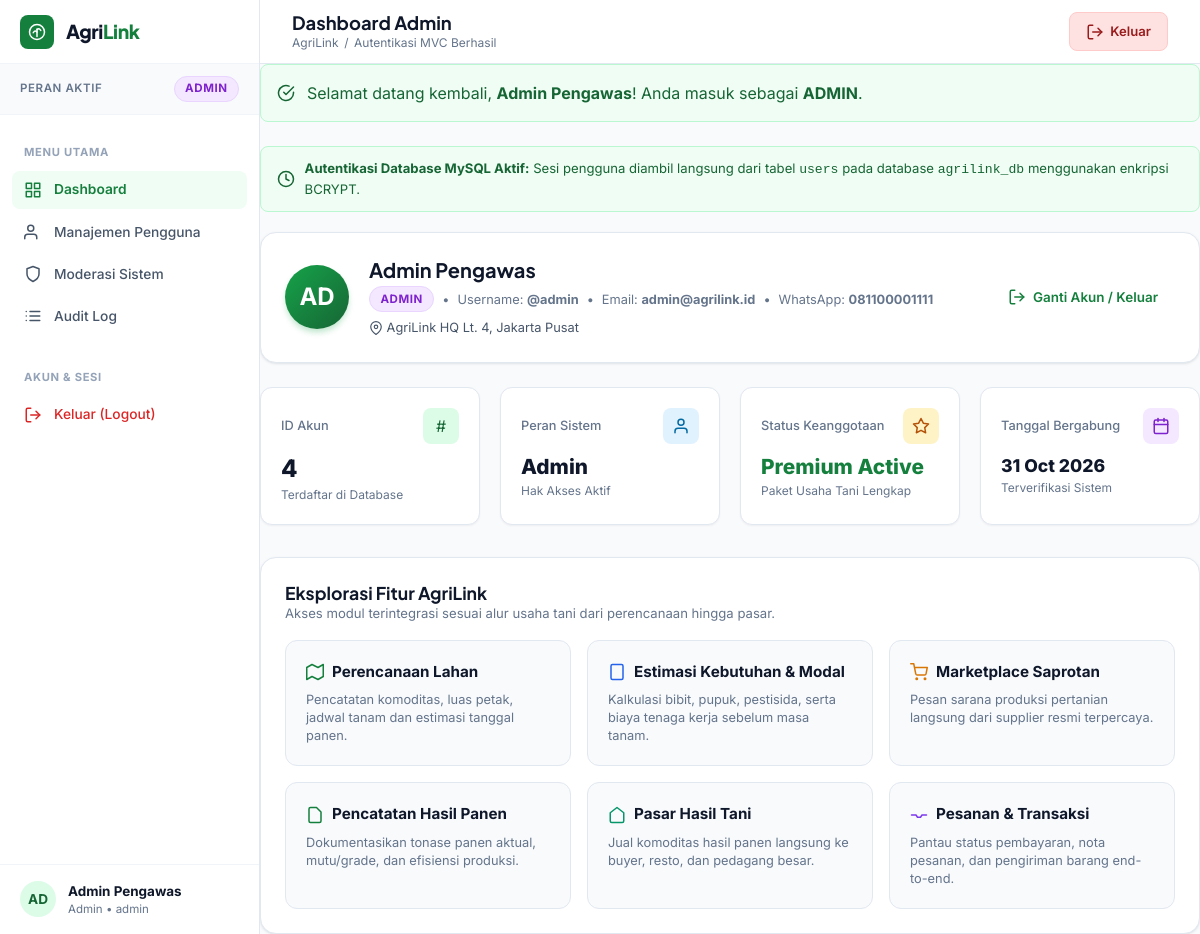
The page /index.php?c=dashboard&a=index (signed in) on the database its author committed.
### tables this page shows
CREATE TABLE IF NOT EXISTS `users` (
    `id` INT AUTO_INCREMENT PRIMARY KEY,
    `nama_lengkap` VARCHAR(100) NOT NULL,
    `username` VARCHAR(50) NOT NULL UNIQUE,
    `email` VARCHAR(100) NOT NULL UNIQUE,
    `password` VARCHAR(255) NOT NULL,
    `role` ENUM('petani', 'supplier', 'buyer', 'admin') NOT NULL DEFAULT 'petani',
    `telepon` VARCHAR(20) NULL,
    `alamat` TEXT NULL,
    `foto_profil` VARCHAR(255) NULL,
    `status` ENUM('active', 'inactive', 'suspended') DEFAULT 'active',
    `created_at` TIMESTAMP DEFAULT CURRENT_TIMESTAMP,
    `updated_at` TIMESTAMP DEFAULT CURRENT_TIMESTAMP ON UPDATE CURRENT_TIMESTAMP
);

### views/dashboard/index.php (the view, shortened to what the rows shown need)
<!DOCTYPE html>
<html lang="id">
<head>
  <link rel="stylesheet" href="<?= BASE_URL ?>/assets/style.css">
</head>
<body data-role="<?= htmlspecialchars($user['role']) ?>">
  <div class="app-container">
    <aside class="app-sidebar" id="appSidebar">
      <div class="sidebar-header">
        <a href="<?= BASE_URL ?>/index.php?c=dashboard&a=index" class="sidebar-brand">
          <div class="brand-icon">
            <svg class="icon-svg" viewBox="0 0 24 24"><path d="M12 2a10 10 0 0 1 10 10c0 5.523-4.477 10-10 10S2 17.523 2 12A10 10 0 0 1 12 2z"/><path d="M12 18V8"/><path d="M12 12c-2.5-2.5-4-1-5 1"/><path d="M12 9c2.5-2.5 4-1 5 1"/></svg>
          </div>
          <span class="brand-title">Agri<span>Link</span></span>
        </a>
      </div>
      <div class="sidebar-role-indicator">
        <span class="role-info-label">Peran Aktif</span>
        <span class="role-info-value">
          <span class="badge-role badge-role-<?= htmlspecialchars($user['role']) ?>">
            <?= strtoupper(htmlspecialchars($user['role'])) ?>
          </span>
        </span>
      </div>
      <nav class="sidebar-nav">
        <div class="nav-section-title">Menu Utama</div>
        <a href="<?= BASE_URL ?>/index.php?c=dashboard&a=index" class="nav-item active">
          <svg class="icon-svg" viewBox="0 0 24 24"><rect x="3" y="3" width="7" height="7"/><rect x="14" y="3" width="7" height="7"/><rect x="14" y="14" width="7" height="7"/><rect x="3" y="14" width="7" height="7"/></svg>
          <span>Dashboard</span>
        </a>
        <?php if ($user['role'] === 'petani'): ?>
          <a href="<?= BASE_URL ?>/views/perencanaan-lahan.html" class="nav-item">
            <svg class="icon-svg" viewBox="0 0 24 24"><polygon points="1 6 1 22 8 18 16 22 23 18 23 2 16 6 8 2 1 6"/><line x1="8" y1="2" x2="8" y2="18"/><line x1="16" y1="6" x2="16" y2="22"/></svg>
            <span>Perencanaan Lahan</span>
          </a>
          <a href="<?= BASE_URL ?>/views/estimasi-modal.html" class="nav-item">
            <svg class="icon-svg" viewBox="0 0 24 24"><rect x="4" y="2" width="16" height="20" rx="2"/><line x1="8" y1="6" x2="16" y2="6"/><line x1="8" y1="10" x2="16" y2="10"/><line x1="8" y1="14" x2="12" y2="14"/></svg>
            <span>Estimasi Modal</span>
          </a>
          <a href="<?= BASE_URL ?>/views/marketplace-saprotan.html" class="nav-item">
            <svg class="icon-svg" viewBox="0 0 24 24"><circle cx="9" cy="21" r="1"/><circle cx="20" cy="21" r="1"/><path d="M1 1h4l2.68 13.39a2 2 0 0 0 2 1.61h9.72a2 2 0 0 0 2-1.61L23 6H6"/></svg>
            <span>Marketplace Saprotan</span>
          </a>
          <a href="<?= BASE_URL ?>/views/catatan-panen.html" class="nav-item">
            <svg class="icon-svg" viewBox="0 0 24 24"><path d="M14 2H6a2 2 0 0 0-2 2v16a2 2 0 0 0 2 2h12a2 2 0 0 0 2-2V8z"/><polyline points="14 2 14 8 20 8"/><line x1="16" y1="13" x2="8" y2="13"/><line x1="16" y1="17" x2="8" y2="17"/></svg>
            <span>Pencatatan Panen</span>
          </a>
          <a href="<?= BASE_URL ?>/views/pasar-hasil-tani.html" class="nav-item">
            <svg class="icon-svg" viewBox="0 0 24 24"><path d="M3 9l9-7 9 7v11a2 2 0 0 1-2 2H5a2 2 0 0 1-2-2z"/><polyline points="9 22 9 12 15 12 15 22"/></svg>
            <span>Pasar Hasil Tani</span>
          </a>
          <a href="<?= BASE_URL ?>/views/pesanan-transaksi.html" class="nav-item">
            <svg class="icon-svg" viewBox="0 0 24 24"><polyline points="22 12 16 12 14 15 10 15 8 12 2 12"/><path d="M5.45 5.11L2 12v6a2 2 0 0 0 2 2h16a2 2 0 0 0 2-2v-6l-3.45-6.89A2 2 0 0 0 16.76 4H7.24a2 2 0 0 0-1.79 1.11z"/></svg>
            <span>Pesanan & Transaksi</span>
          </a>
        <?php elseif ($user['role'] === 'admin'): ?>
          <a href="<?= BASE_URL ?>/views/admin-users.html" class="nav-item">
            <svg class="icon-svg" viewBox="0 0 24 24"><path d="M17 21v-2a4 4 0 0 0-4-4H5a4 4 0 0 0-4 4v2"/><circle cx="9" cy="7" r="4"/></svg>
            <span>Manajemen Pengguna</span>
          </a>
          <a href="<?= BASE_URL ?>/views/admin-moderasi.html" class="nav-item">
            <svg class="icon-svg" viewBox="0 0 24 24"><path d="M12 22s8-4 8-10V5l-8-3-8 3v7c0 6 8 10 8 10z"/></svg>
            <span>Moderasi Sistem</span>
          </a>
          <a href="<?= BASE_URL ?>/views/admin-audit.html" class="nav-item">
            <svg class="icon-svg" viewBox="0 0 24 24"><line x1="8" y1="6" x2="21" y2="6"/><line x1="8" y1="12" x2="21" y2="12"/><line x1="8" y1="18" x2="21" y2="18"/><line x1="3" y1="6" x2="3.01" y2="6"/><line x1="3" y1="12" x2="3.01" y2="12"/><line x1="3" y1="18" x2="3.01" y2="18"/></svg>
            <span>Audit Log</span>
          </a>
        <?php endif; ?>
        <div class="nav-section-title" style="margin-top:1rem;">Akun & Sesi</div>
        <a href="<?= BASE_URL ?>/index.php?c=auth&a=logout" class="nav-item" style="color:#dc2626;">
          <svg class="icon-svg" viewBox="0 0 24 24"><path d="M9 21H5a2 2 0 0 1-2-2V5a2 2 0 0 1 2-2h4"/><polyline points="16 17 21 12 16 7"/><line x1="21" y1="12" x2="9" y2="12"/></svg>
          <span>Keluar (Logout)</span>
        </a>
      </nav>
      <div class="sidebar-footer">
        <div class="sidebar-user-card">
          <div class="user-avatar-circle">
            <?= strtoupper(substr($user['nama_lengkap'], 0, 2)) ?>
          </div>
          <div class="user-text-meta">
            <div class="user-display-name"><?= htmlspecialchars($user['nama_lengkap']) ?></div>
            <div class="user-subrole"><?= ucfirst(htmlspecialchars($user['role'])) ?> &bull; <?= htmlspecialchars($user['username']) ?></div>
          </div>
        </div>
      </div>
    </aside>
    <div class="app-main">
      <header class="app-header">
        <div class="header-left">
          <div class="breadcrumb-area">
            <h1 class="page-main-title">Dashboard <?= ucfirst(htmlspecialchars($user['role'])) ?></h1>
            <div class="breadcrumb-trail">
              <span>AgriLink</span>
              <span class="breadcrumb-separator">/</span>
              <span>Autentikasi MVC Berhasil</span>
            </div>
          </div>
        </div>
        <div class="header-right">
          <a href="<?= BASE_URL ?>/index.php?c=auth&a=logout" class="btn-logout" title="Keluar dari akun">
            <svg class="icon-svg" viewBox="0 0 24 24"><path d="M9 21H5a2 2 0 0 1-2-2V5a2 2 0 0 1 2-2h4"/><polyline points="16 17 21 12 16 7"/><line x1="21" y1="12" x2="9" y2="12"/></svg>
            <span>Keluar</span>
          </a>
        </div>
      </header>
      <main class="page-body">
        <?php if (isset($_SESSION['flash'])): ?>
          <?php foreach ($_SESSION['flash'] as $flash): ?>
            <div class="alert alert-<?= htmlspecialchars($flash['type'] ?? 'info') ?>" style="margin-bottom:1.5rem; background:var(--success-bg); border:1px solid var(--success-border); color:var(--success-text); padding:1rem; border-radius:8px; display:flex; align-items:center; gap:0.75rem;">
              <svg class="icon-svg" viewBox="0 0 24 24" style="flex-shrink:0;">
                <path d="M22 11.08V12a10 10 0 1 1-5.93-9.14"></path>
                <polyline points="22 4 12 14.01 9 11.01"></polyline>
              </svg>
              <div><?= $flash['message'] ?></div>
            </div>
          <?php endforeach; ?>
        <?php endif; ?>
        <div class="db-status-banner">
          <svg class="icon-svg" viewBox="0 0 24 24">
            <path d="M12 2a10 10 0 0 1 10 10c0 5.523-4.477 10-10 10S2 17.523 2 12A10 10 0 0 1 12 2z"/>
            <polyline points="12 6 12 12 16 14"/>
          </svg>
          <div>
            <strong>Autentikasi Database MySQL Aktif:</strong> Sesi pengguna diambil langsung dari tabel <code>users</code> pada database <code><?= DB_NAME ?></code> menggunakan enkripsi BCRYPT.
          </div>
        </div>
        <div class="dashboard-profile-card">
          <div class="profile-info-group">
            <div class="profile-avatar-large">
              <?= strtoupper(substr($user['nama_lengkap'], 0, 2)) ?>
            </div>
            <div class="profile-details">
              <h2><?= htmlspecialchars($user['nama_lengkap']) ?></h2>
              <div class="profile-meta-tags">
                <span class="badge-role badge-role-<?= htmlspecialchars($user['role']) ?>">
                  <?= strtoupper(htmlspecialchars($user['role'])) ?>
                </span>
                <span>&bull;</span>
                <span>Username: <strong>@<?= htmlspecialchars($user['username']) ?></strong></span>
                <span>&bull;</span>
                <span>Email: <strong><?= htmlspecialchars($user['email']) ?></strong></span>
                <?php if (!empty($user['telepon'])): ?>
                  <span>&bull;</span>
                  <span>WhatsApp: <strong><?= htmlspecialchars($user['telepon']) ?></strong></span>
                <?php endif; ?>
              </div>
              <?php if (!empty($user['alamat'])): ?>
                <div style="font-size:0.8rem; color:var(--slate-600); margin-top:0.4rem;">
                  <svg class="icon-svg icon-svg-sm" viewBox="0 0 24 24" style="vertical-align:text-bottom; display:inline-block;">
                    <path d="M21 10c0 7-9 13-9 13s-9-6-9-13a9 9 0 0 1 18 0z"></path>
                    <circle cx="12" cy="10" r="3"></circle>
                  </svg>
                  <?= htmlspecialchars($user['alamat']) ?>
                </div>
              <?php endif; ?>
            </div>
          </div>
          <div>
            <a href="<?= BASE_URL ?>/index.php?c=auth&a=logout" class="btn btn-outline" style="font-size:0.84rem;">
              <svg class="icon-svg" viewBox="0 0 24 24"><path d="M9 21H5a2 2 0 0 1-2-2V5a2 2 0 0 1 2-2h4"/><polyline points="16 17 21 12 16 7"/><line x1="21" y1="12" x2="9" y2="12"/></svg>
              Ganti Akun / Keluar
            </a>
          </div>
        </div>
        <div class="quick-stats-grid">
          <div class="stat-card">
            <div class="stat-card-header">
              <span class="stat-label">ID Akun</span>
              <div class="stat-icon" style="background:var(--primary-100); color:var(--primary-800);">#</div>
            </div>
            <div class="stat-value"><?= htmlspecialchars((string) $user['id']) ?></div>
            <div style="font-size:0.75rem; color:var(--slate-500);">Terdaftar di Database</div>
          </div>
          <div class="stat-card">
            <div class="stat-card-header">
              <span class="stat-label">Peran Sistem</span>
              <div class="stat-icon" style="background:#e0f2fe; color:#0369a1;">
                <svg class="icon-svg" viewBox="0 0 24 24"><path d="M20 21v-2a4 4 0 0 0-4-4H8a4 4 0 0 0-4 4v2"/><circle cx="12" cy="7" r="4"/></svg>
              </div>
            </div>
            <div class="stat-value" style="font-size:1.3rem;"><?= ucfirst(htmlspecialchars($user['role'])) ?></div>
            <div style="font-size:0.75rem; color:var(--slate-500);">Hak Akses Aktif</div>
          </div>
          <div class="stat-card">
            <div class="stat-card-header">
              <span class="stat-label">Status Keanggotaan</span>
              <div class="stat-icon" style="background:#fef3c7; color:#b45309;">
                <svg class="icon-svg" viewBox="0 0 24 24"><polygon points="12 2 15.09 8.26 22 9.27 17 14.14 18.18 21.02 12 17.77 5.82 21.02 7 14.14 2 9.27 8.91 8.26 12 2"/></svg>
              </div>
            </div>
            <div class="stat-value" style="font-size:1.3rem; color:var(--primary-700);">Premium Active</div>
            <div style="font-size:0.75rem; color:var(--slate-500);">Paket Usaha Tani Lengkap</div>
          </div>
          <div class="stat-card">
            <div class="stat-card-header">
              <span class="stat-label">Tanggal Bergabung</span>
              <div class="stat-icon" style="background:#f3e8ff; color:#7e22ce;">
                <svg class="icon-svg" viewBox="0 0 24 24"><rect x="3" y="4" width="18" height="18" rx="2" ry="2"/><line x1="16" y1="2" x2="16" y2="6"/><line x1="8" y1="2" x2="8" y2="6"/><line x1="3" y1="10" x2="21" y2="10"/></svg>
              </div>
            </div>
            <div class="stat-value" style="font-size:1.1rem;">
              <?= !empty($user['created_at']) ? date('d M Y', strtotime($user['created_at'])) : date('d M Y') ?>
            </div>
            <div style="font-size:0.75rem; color:var(--slate-500);">Terverifikasi Sistem</div>
          </div>
        </div>
        <div class="modules-section">
          <div style="display:flex; justify-content:space-between; align-items:center;">
            <div>
              <h3 style="font-size:1.1rem; color:var(--slate-900);">Eksplorasi Fitur AgriLink</h3>
              <p style="font-size:0.82rem; color:var(--slate-500);">Akses modul terintegrasi sesuai alur usaha tani dari perencanaan hingga pasar.</p>
            </div>
          </div>
          <div class="modules-grid">
            <a href="<?= BASE_URL ?>/views/perencanaan-lahan.html" class="module-card">
              <div class="module-title">
                <svg class="icon-svg" viewBox="0 0 24 24" style="color:var(--primary-700);"><polygon points="1 6 1 22 8 18 16 22 23 18 23 2 16 6 8 2 1 6"/></svg>
                Perencanaan Lahan
              </div>
              <div class="module-desc">Pencatatan komoditas, luas petak, jadwal tanam dan estimasi tanggal panen.</div>
            </a>
            <a href="<?= BASE_URL ?>/views/estimasi-modal.html" class="module-card">
              <div class="module-title">
                <svg class="icon-svg" viewBox="0 0 24 24" style="color:#2563eb;"><rect x="4" y="2" width="16" height="20" rx="2"/></svg>
                Estimasi Kebutuhan & Modal
              </div>
              <div class="module-desc">Kalkulasi bibit, pupuk, pestisida, serta biaya tenaga kerja sebelum masa tanam.</div>
            </a>
            <a href="<?= BASE_URL ?>/views/marketplace-saprotan.html" class="module-card">
              <div class="module-title">
                <svg class="icon-svg" viewBox="0 0 24 24" style="color:#d97706;"><circle cx="9" cy="21" r="1"/><circle cx="20" cy="21" r="1"/><path d="M1 1h4l2.68 13.39a2 2 0 0 0 2 1.61h9.72a2 2 0 0 0 2-1.61L23 6H6"/></svg>
                Marketplace Saprotan
              </div>
              <div class="module-desc">Pesan sarana produksi pertanian langsung dari supplier resmi terpercaya.</div>
            </a>
            <a href="<?= BASE_URL ?>/views/catatan-panen.html" class="module-card">
              <div class="module-title">
                <svg class="icon-svg" viewBox="0 0 24 24" style="color:var(--primary-700);"><path d="M14 2H6a2 2 0 0 0-2 2v16a2 2 0 0 0 2 2h12a2 2 0 0 0 2-2V8z"/></svg>
                Pencatatan Hasil Panen
              </div>
              <div class="module-desc">Dokumentasikan tonase panen aktual, mutu/grade, dan efisiensi produksi.</div>
            </a>
            <a href="<?= BASE_URL ?>/views/pasar-hasil-tani.html" class="module-card">
              <div class="module-title">
                <svg class="icon-svg" viewBox="0 0 24 24" style="color:#059669;"><path d="M3 9l9-7 9 7v11a2 2 0 0 1-2 2H5a2 2 0 0 1-2-2z"/></svg>
                Pasar Hasil Tani
              </div>
              <div class="module-desc">Jual komoditas hasil panen langsung ke buyer, resto, dan pedagang besar.</div>
            </a>
            <a href="<?= BASE_URL ?>/views/pesanan-transaksi.html" class="module-card">
              <div class="module-title">
                <svg class="icon-svg" viewBox="0 0 24 24" style="color:#7c3aed;"><polyline points="22 12 16 12 14 15 10 15 8 12 2 12"/></svg>
                Pesanan & Transaksi
              </div>
              <div class="module-desc">Pantau status pembayaran, nota pesanan, dan pengiriman barang end-to-end.</div>
            </a>
          </div>
        </div>
      </main>
    </div>
  </div>
</body>
</html>

### rows shown on the page
users: role "ADMIN", nama_lengkap "AD", nama_lengkap "Admin Pengawas", role "Admin", username "admin", email "admin@agrilink.id", telepon "081100001111", alamat "AgriLink HQ Lt. 4, Jakarta Pusat", id "4", created_at "31 Oct 2026"

### other values the page prints
$flash['message'] "Selamat datang kembali, Admin Pengawas ! Anda masuk sebagai ADMIN ."
DB_NAME "agrilink_db"
